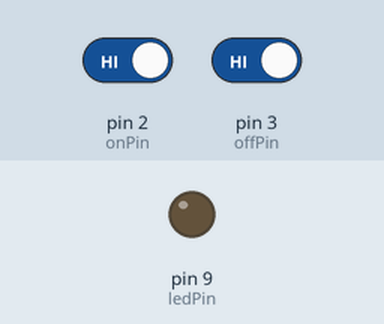
Recording of a sketch running on a simulated Arduino Uno, built with avr-gcc and run on an emulated ATmega328P. Shown: output pins drawn as LEDs (lit = HIGH). The test bench sets the inputs (shaded band); at power-on: pin 3 (offPin) HIGH, pin 2 (onPin) HIGH.

Above: at 1.2 s.
1.3 s: pin 3 (offPin) driven LOW
At 4.07 s:
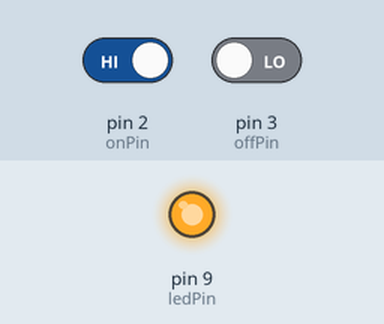
4.3 s: pin 2 (onPin) driven LOW
At 5.35 s:
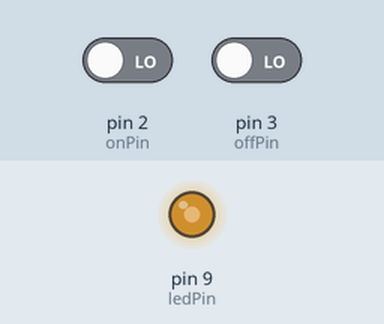
7.3 s: pin 2 (onPin) driven HIGH
At 8.05 s:
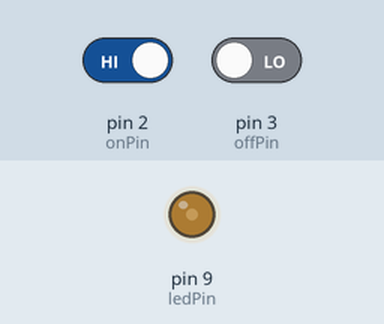
Timing chart, 0 to 11.4 s (numbered marks = the images above; inputs shaded):
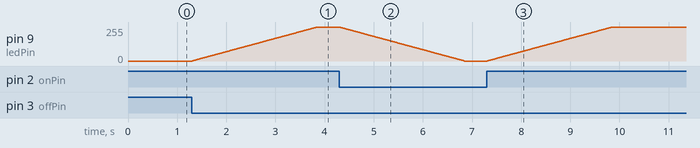

The sketch:

sketch.ino
```cpp
int ledPin = 9;
int onPin = 2;
int offPin = 3;
int on = 0;
int off = 0;
int value = 0;

void setup()
{
  pinMode(ledPin, OUTPUT);
  pinMode(onPin, INPUT);
  pinMode(offPin, INPUT);
}

void loop()
{
  on  =  digitalRead(onPin);
  off = digitalRead(offPin);

  if (on == LOW) { value--; }
  else if (off == LOW) { value ++; }
  value = constrain(value, 0, 255);
  analogWrite(ledPin, value);
  delay(10);
}
```

Measured:
- after the input at 1.3 s, pin 9 (ledPin): moves from 0/255 to 255/255 over 2.5 s, starting at once
- after the input at 4.3 s, pin 9 (ledPin): moves from 255/255 to 0/255 over 2.5 s, starting at once
- after the input at 7.3 s, pin 9 (ledPin): moves from 0/255 to 255/255 over 2.5 s, starting at once
